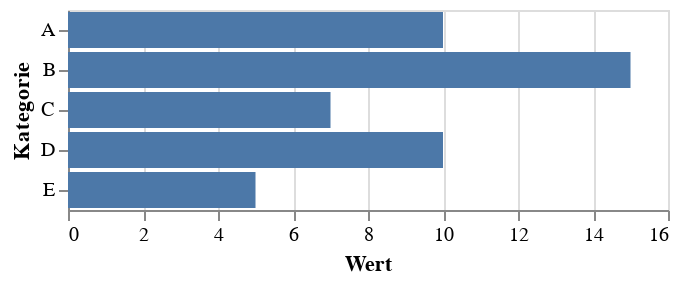

Notebook source saved alongside this figure:
### Code cell
data = pd.DataFrame({
    'Kategorie': ['A', 'B', 'C', 'D', 'E'],
    'Wert': [10, 15, 7, 10, 5]
})

bar = alt.Chart(data).mark_bar().encode(
    y='Kategorie',
    x='Wert'
)

bar

### Figure 1 — Vega-Lite specification as saved in the notebook (floating-point values rounded to 4 significant figures)
{"config": {"view": {"continuousWidth": 300, "continuousHeight": 300}}, "data": {"name": "data-a836e6a31ec6f4593ae2fb63e06f71d3"}, "mark": {"type": "bar"}, "encoding": {"x": {"field": "Wert", "type": "quantitative"}, "y": {"field": "Kategorie", "type": "nominal"}}, "$schema": "https://vega.github.io/schema/vega-lite/v5.16.3.json", "datasets": {"data-a836e6a31ec6f4593ae2fb63e06f71d3": [{"Kategorie": "A", "Wert": 10}, {"Kategorie": "B", "Wert": 15}, {"Kategorie": "C", "Wert": 7}, {"Kategorie": "D", "Wert": 10}, {"Kategorie": "E", "Wert": 5}]}}
